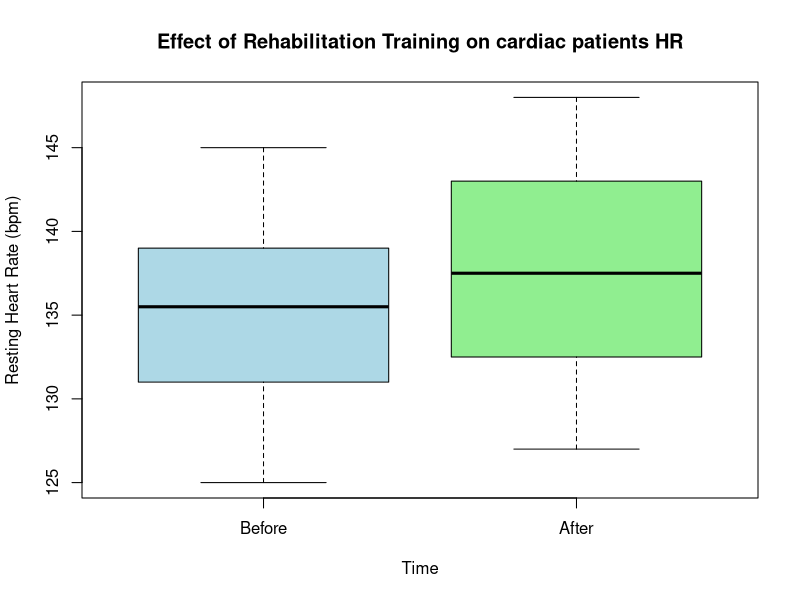
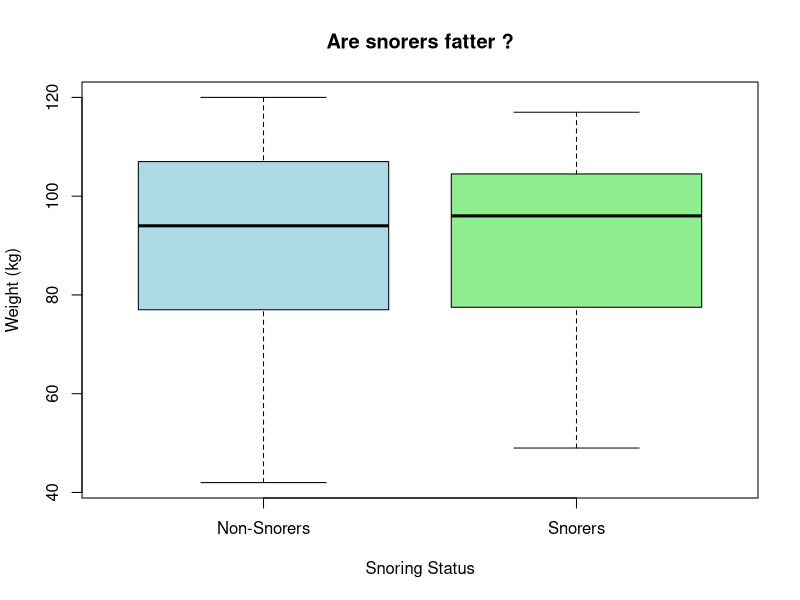
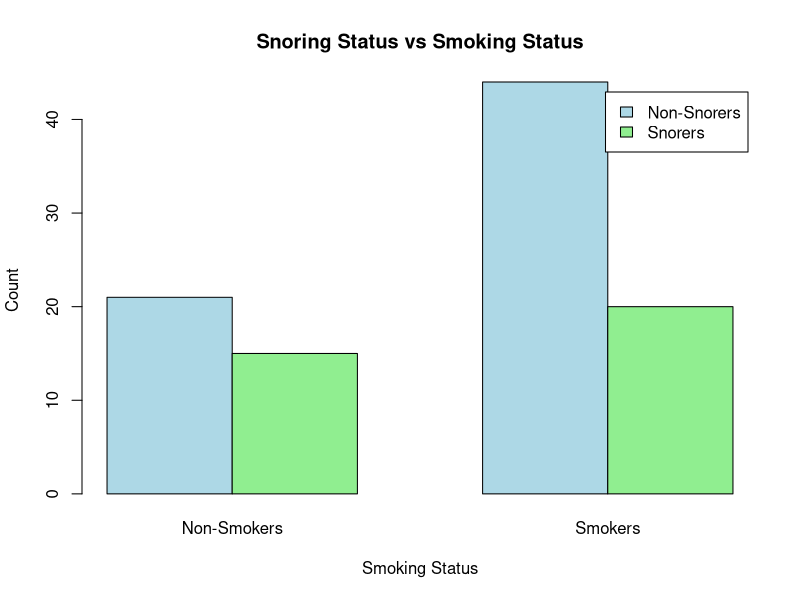
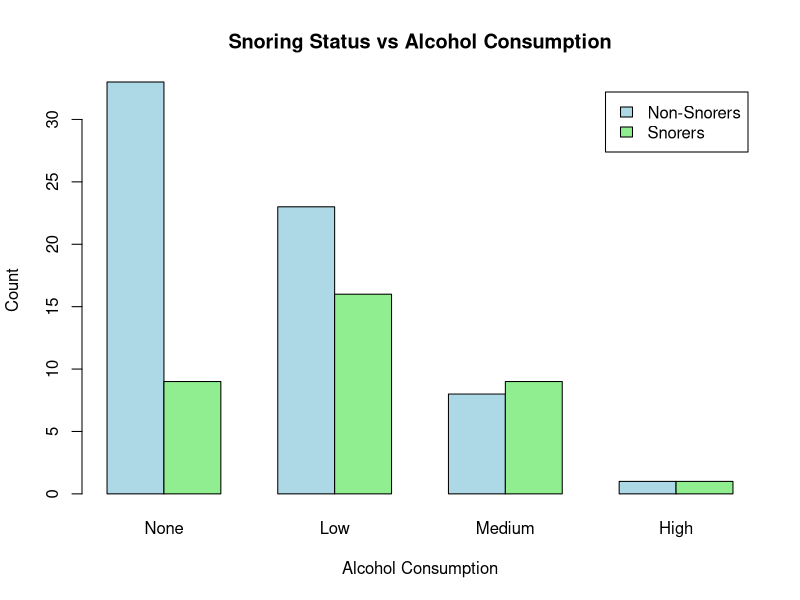
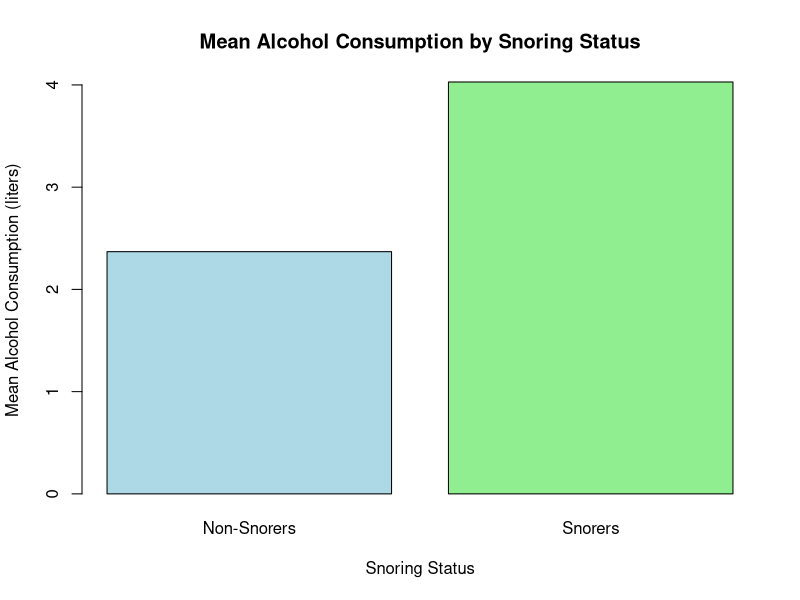
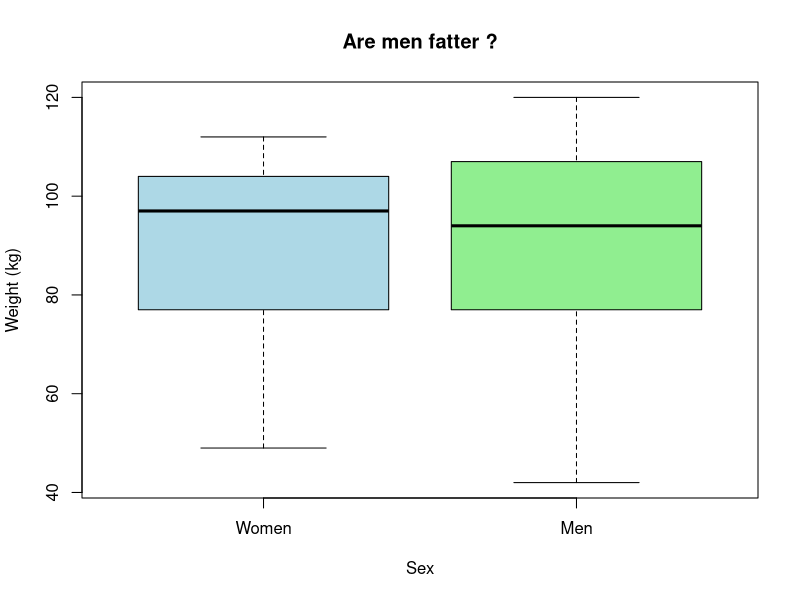
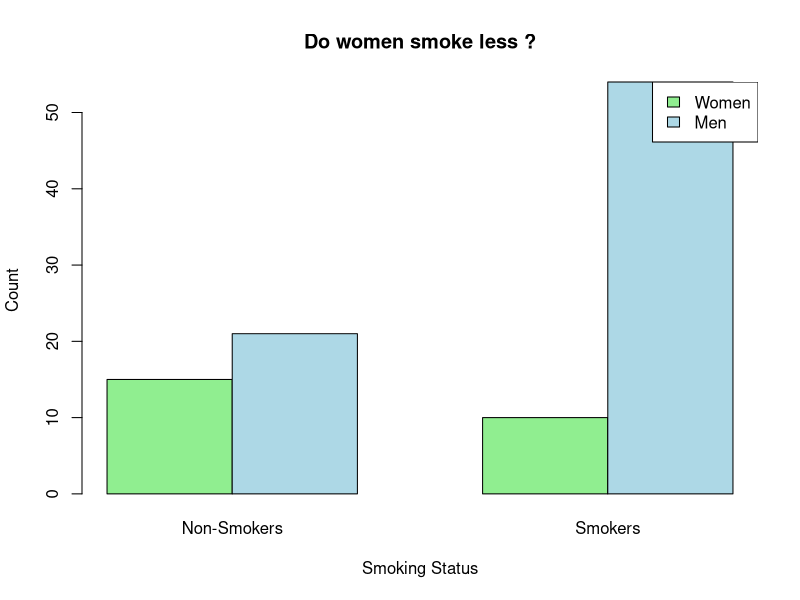

Generate these figures, in order, with R:
## ---- chunk 1
prepost <- read.csv("data/test_data/PrePost.csv",header=TRUE)
head(prepost)
summary(prepost)
## ---- chunk 2
# We separate the two groups
rest.Pre  <- prepost$perf[prepost$time == "Before"]
rest.Post <- prepost$perf[prepost$time == "After"]

# Shapiro-Wilk normality test
shapiro.test(rest.Pre)
shapiro.test(rest.Post)
## ---- chunk 3
# Paired t-test
t_test_result <- t.test(rest.Pre, rest.Post, paired = TRUE)
t_test_result
## ---- chunk 4
# Boxplot to visualize the effect of the treatment
prepost$time <- factor(prepost$time, levels = c("Before", "After"))
boxplot(perf ~ time, data = prepost, 
        main = "Effect of Rehabilitation Training on cardiac patients HR",
        xlab = "Time", ylab = "Resting Heart Rate (bpm)",
        col = c("lightblue", "lightgreen"))
## ---- chunk 5
snore <- read.table("data/test_data/snore.txt", header=TRUE)
head(snore)
summary(snore)
## ---- chunk 6
# We separate the two groups
snore_weight  <- snore$weight[snore$snore == "O"]
non_snore_weight <- snore$weight[snore$snore == "N"]

# Shapiro-Wilk normality test
shapiro.test(snore_weight)
shapiro.test(non_snore_weight)
## ---- chunk 7
# Wilcoxon test
wilcox_test<- wilcox.test(snore_weight, non_snore_weight)
wilcox_test
## ---- chunk 8
# Boxplot to visualize the weight of snorers and non-snorers
boxplot(weight ~ snore, data = snore, 
        main = "Are snorers fatter ?",
        xlab = "Snoring Status", ylab = "Weight (kg)",
        col = c("lightblue", "lightgreen"),
        names = c("Non-Snorers", "Snorers"))
## ---- chunk 9
#  Contingency table Snore (Yes/No) × Tabac (Yes/No)
table_snore_tabac <- table(snore$snore, snore$tabac)
rownames(table_snore_tabac) <- c("Non-Snorers", "Snorers")
colnames(table_snore_tabac) <- c("Non-Smokers", "Smokers")
print(table_snore_tabac)

# Contingency table Snore (Yes/No) × Alcool (Low/Medium/High) 
snore$alcool_cat <- cut(snore$alcool,
                        breaks = c(-1,0, 5, 10, Inf),
                        labels = c("None","Low", "Medium", "High"))

table_snore_alcool <- table(snore$snore, snore$alcool_cat)
rownames(table_snore_alcool) <- c("Non-Snorers", "Snorers")
colnames(table_snore_alcool) <- c("None","Low", "Medium", "High")
print(table_snore_alcool)
## ---- chunk 10
# Chi-squared test for Snore × Tabac
chi2_tabac <- chisq.test(table_snore_tabac)
chi2_tabac
chi2_tabac$expected
## ---- chunk 11
# test the normality of the distribution of alcohol consumption in snorers and non-snorers
shapiro.test(snore$alcool[snore$snore == "O"])
shapiro.test(snore$alcool[snore$snore == "N"])
## ---- chunk 12
# Wilcoxon test for Snore × Alcool
wilcox_alcool <- wilcox.test(alcool ~ snore, data = snore)
wilcox_alcool
## ---- chunk 13
# Mean alcohol consumption for Snorers and Non-Snorers
mean_alcool_snorers <- mean(snore$alcool[snore$snore == "O"])
mean_alcool_non_snorers <- mean(snore$alcool[snore$snore == "N"])
mean_alcool_snorers
mean_alcool_non_snorers
## ---- chunk 14
# Barplot for Snore × Tabac
barplot(table_snore_tabac, beside = TRUE,
        main = "Snoring Status vs Smoking Status",
        xlab = "Smoking Status", ylab = "Count",
        col = c("lightblue", "lightgreen"),
        legend = rownames(table_snore_tabac))
# Barplot for Snore × Alcool
barplot(table_snore_alcool, beside = TRUE,
        main = "Snoring Status vs Alcohol Consumption",
        xlab = "Alcohol Consumption", ylab = "Count",
        col = c("lightblue", "lightgreen"),
        legend = rownames(table_snore_alcool))
#Barplot for Snore X Alcool mean
barplot(c(mean_alcool_non_snorers, mean_alcool_snorers),
        names.arg = c("Non-Snorers", "Snorers"),
        main = "Mean Alcohol Consumption by Snoring Status",
        xlab = "Snoring Status", ylab = "Mean Alcohol Consumption (liters)",
        col = c("lightblue", "lightgreen"))
## ---- chunk 15
# We separate the two groups
men_weight <- snore$weight[snore$sex =="H"]
women_weight <- snore$weight[snore$sex =="F"]

# Shapiro-Wilk normality test
shapiro.test(men_weight)
shapiro.test(women_weight)
## ---- chunk 16
wilcox_test<- wilcox.test(men_weight, women_weight)
wilcox_test
## ---- chunk 17
# Boxplot to visualize the weight according to sex 
boxplot(weight ~ sex, data = snore, 
        main = "Are men fatter ?",
        xlab = "Sex", ylab = "Weight (kg)",
        col = c("lightblue", "lightgreen"),
        names = c("Women", "Men"))

## ---- chunk 18
#  Contingency table sex (H/F) × Tabac (Yes/No)
table_sex_tabac <- table(snore$sex, snore$tabac)
rownames(table_sex_tabac) <- c("Women", "Men")
colnames(table_sex_tabac) <- c("Non-Smokers", "Smokers")
print(table_sex_tabac)
## ---- chunk 19
chi2_sex_tabac <- chisq.test(table_sex_tabac)
chi2_sex_tabac
chi2_sex_tabac$expected

## ---- chunk 20
# Test z for proportion
prop.test(table_sex_tabac)
result <- prop.test(table_sex_tabac)
## ---- chunk 21
# Barplot for Sex × Tabac
barplot(table_sex_tabac, beside = TRUE,
        main = "Do women smoke less ?",
        xlab = "Smoking Status", ylab = "Count",
        col = c("lightgreen", "lightblue"), 
        names.arg = colnames(table_sex_tabac))

# Add legend
legend("topright", legend = rownames(table_sex_tabac),
       fill = c("lightgreen", "lightblue"))
